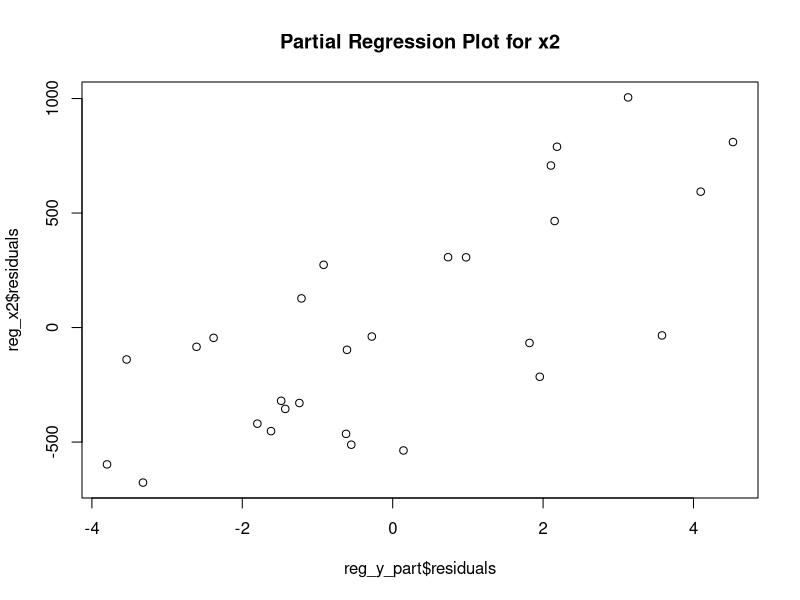
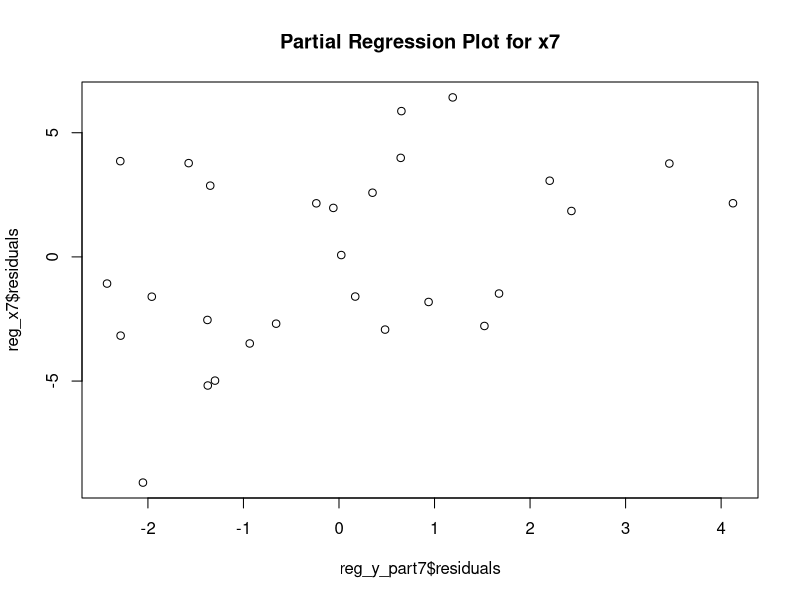
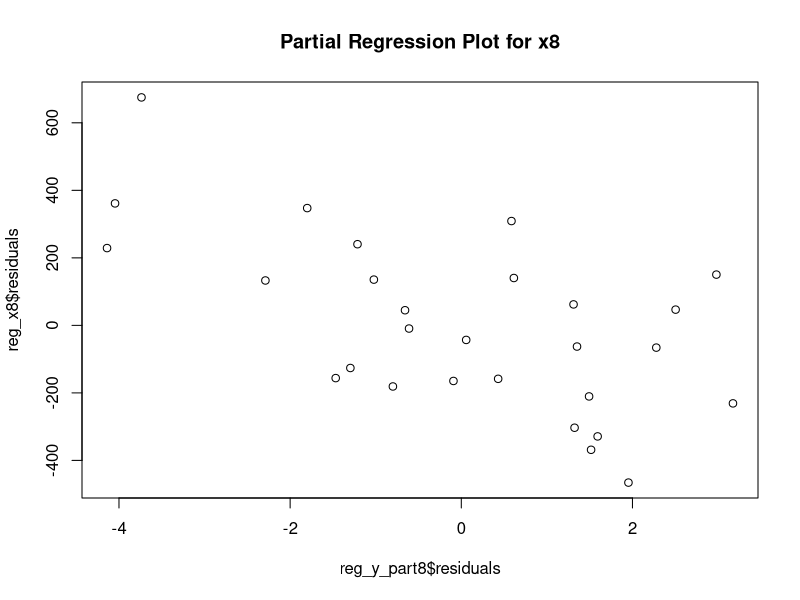
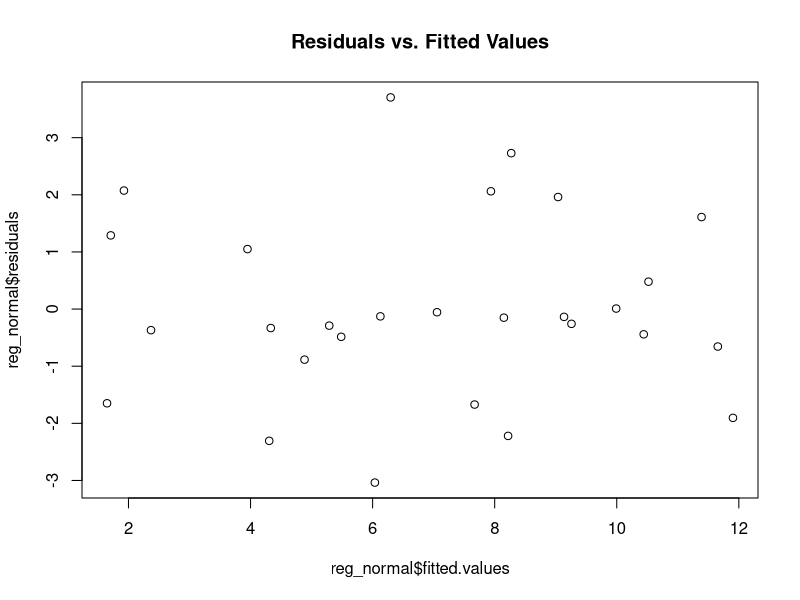
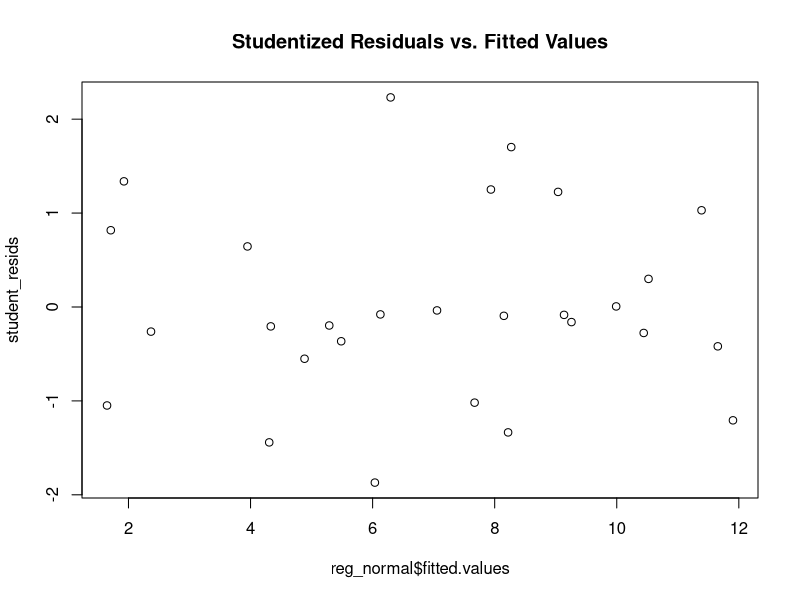
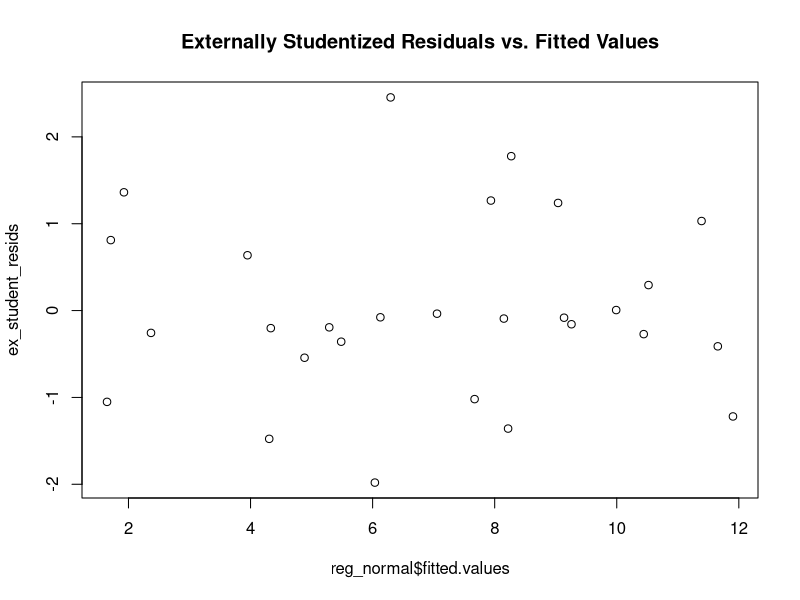

Write the R code that produced these figures, in order.
## ---- chunk 1
knitr::opts_chunk$set(echo = TRUE)
library(tidyverse)

nfl <- read_table2("nfl.txt")
## ---- chunk 2
reg_x2 <- lm(x2 ~ x7 + x8, data = nfl)
reg_y_part <- lm(y ~ x7 + x8, data = nfl)

plot(reg_y_part$residuals, reg_x2$residuals, main = "Partial Regression Plot for x2")
## ---- chunk 3
part_lm <- lm(reg_y_part$residuals ~ reg_x2$residuals)
summary(part_lm)
## ---- chunk 4
reg_normal <- lm(y ~ x2 + x7 + x8, data = nfl)
summary(reg_normal)
## ---- chunk 5
reg_x7 <- lm(x7 ~ x2 + x8, data = nfl)
reg_y_part7 <- lm(y ~ x2 + x8, data = nfl)

plot(reg_y_part7$residuals, reg_x7$residuals, main = "Partial Regression Plot for x7")

reg_x8 <- lm(x8 ~ x2 + x7, data = nfl)
reg_y_part8 <- lm(y ~ x2 + x7, data = nfl)

plot(reg_y_part8$residuals, reg_x8$residuals, main = "Partial Regression Plot for x8")
## ---- chunk 6
student_resids <- rstandard(reg_normal)
ex_student_resids <- rstudent(reg_normal)

plot(reg_normal$fitted.values, reg_normal$residuals, main = "Residuals vs. Fitted Values")
plot(reg_normal$fitted.values, student_resids, main = "Studentized Residuals vs. Fitted Values")
plot(reg_normal$fitted.values, ex_student_resids, main = "Externally Studentized Residuals vs. Fitted Values")
abline(h = qt(1-0.05/(2*28), 28-4-1), col = 'red')
abline(h = -qt(1-0.05/(2*28), 28-4-1), col = 'red')
## ---- chunk 7
qt(1-0.05/(2*28), 28-4-1)
## ---- chunk 8
levs <- lm.influence(reg_normal)$hat #2p/n = 2*4/28 =  0.286
levs[levs > 0.286]
## ---- chunk 9
reg_dffits <- dffits(reg_normal)
reg_dffits[abs(reg_dffits) > 2*sqrt(4/28)]
## ---- chunk 10
reg_dfbetas <- dfbetas(reg_normal)
reg_dfbetas[abs(reg_dfbetas) > 2/sqrt(28)]
## ---- chunk 11
reg_cooks <- cooks.distance(reg_normal)
reg_cooks[abs(reg_cooks) > qf(0.5, 4, 24)]
